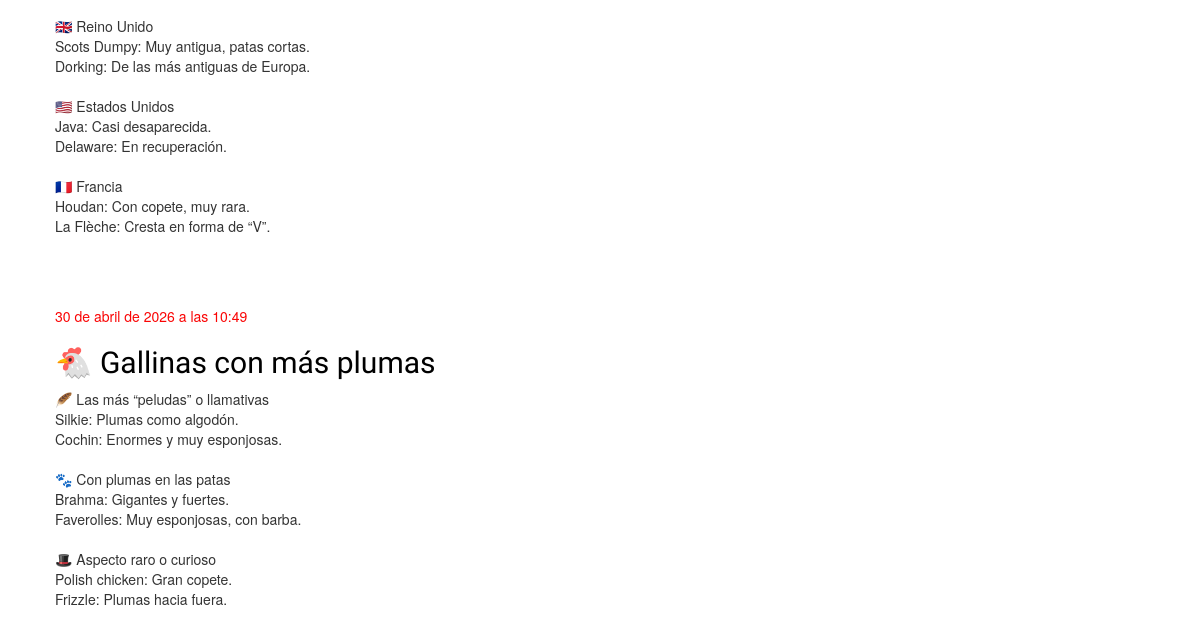
Before: / (lower part) with the older database file.
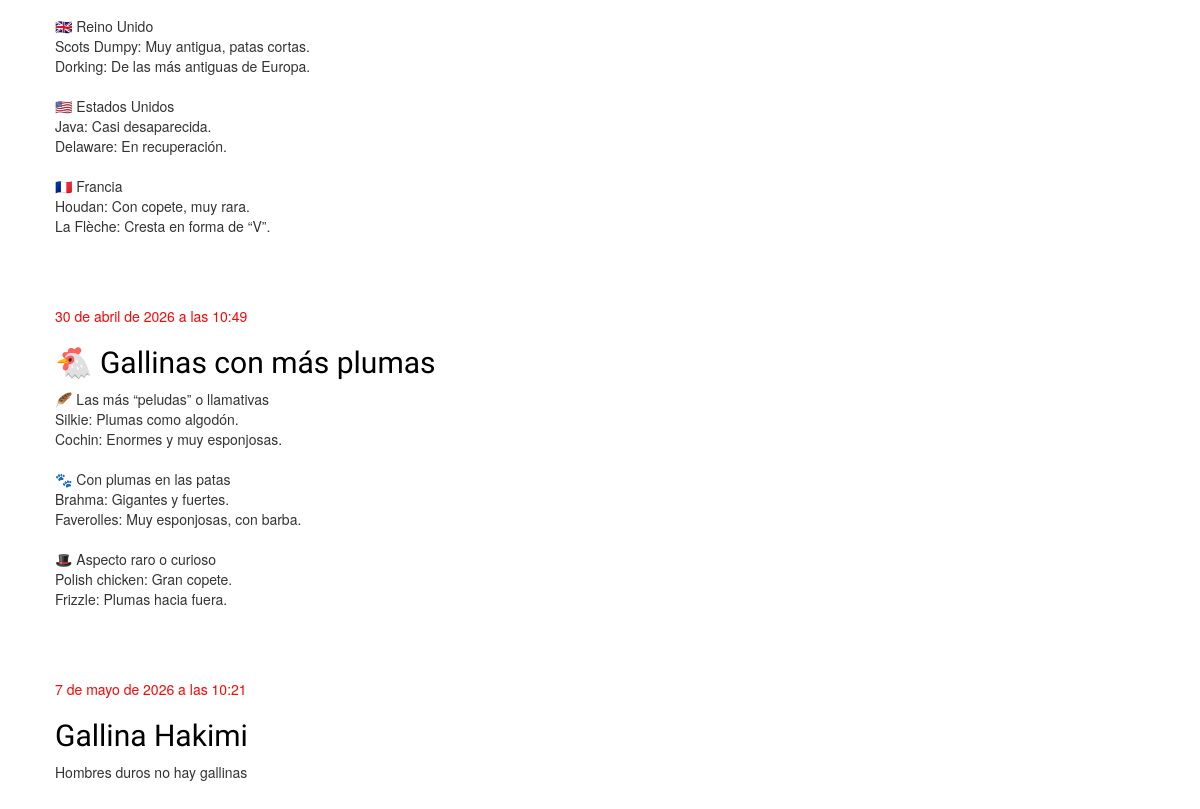
After: the same page with the newer database file.
### blog/models.py (models this page shows, shortened)
class Post(models.Model):
    author = models.ForeignKey(settings.AUTH_USER_MODEL, on_delete=models.CASCADE)
    title = models.CharField(max_length=200)
    text = models.TextField()
    created_date = models.DateTimeField(
            default=timezone.now)
    published_date = models.DateTimeField(
            blank=True, null=True)
    image = models.ImageField(upload_to = 'static/gallery', default ='static/images/no-image.webp')
    name = models.CharField(max_length=200, null=True)

### blog/views.py (the view)
# urls.py: path('', views.post_list, name='post_list'),
def post_list(request):
    posts = Post.objects.filter(published_date__lte=timezone.now()).order_by('published_date')
    return render(request, 'blog/post_list.html', {'posts': posts})

### blog/templates/blog/post_list.html
{% extends 'blog/base.html' %}
{% block content %}
    {% for post in posts %}
        <div class="post">
            <div class="date">
                {{ post.published_date }}
            </div>
            <h2><a href="{% url 'post_detail' pk=post.pk %}">{{ post.title }}</a></h2>            <p>{{ post.text|linebreaksbr }}</p>
        </div>
    {% endfor %}
{% endblock %}

Changed rows visible on the page:
added Post: published_date "7 de mayo de 2026 a las 10:21", title "Gallina Hakimi", text "Hombres duros no hay gallinas"
